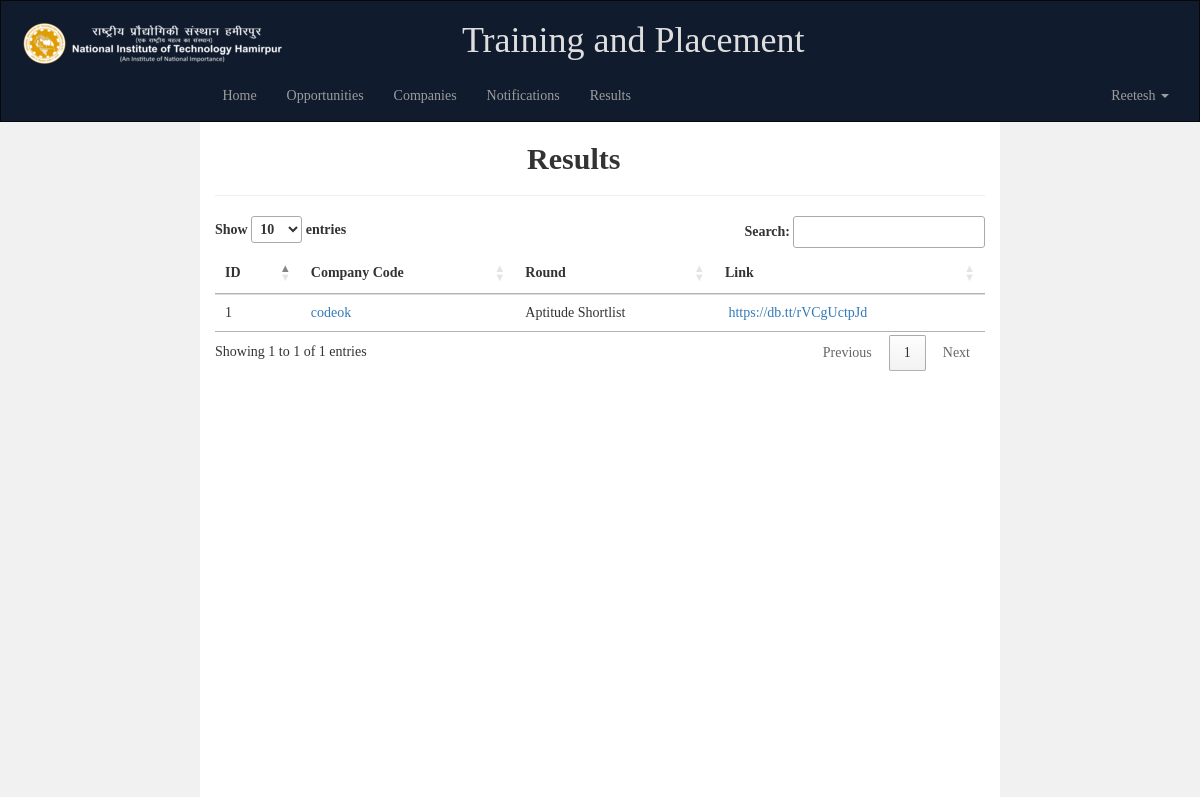
The app's page /results/ (signed in) with its own data.
### app/models.py (models this page shows, shortened)
class Student(models.Model):
	s_id		=		models.AutoField(primary_key=True)
	college_id	=		models.CharField(max_length=100,unique=True)
	roll		= 		models.CharField(max_length=100,unique=True)
	name        =		models.CharField(max_length=100)
	email       =		models.EmailField(max_length=100,unique=True)
	password    =		models.CharField(max_length=100)
	phone       =		models.CharField(max_length=100)
	gender      =		models.CharField(max_length=100)
	y_id        =		models.ForeignKey(Year, on_delete=models.DO_NOTHING)            												 #foreign key to year table
	branch		=		models.CharField(max_length=100)
	prn			=		models.CharField(max_length=500,unique=True,null=True,blank=True)
	birth_date	=		models.DateField(null=True,blank=True)
	per_address =		models.CharField(max_length=1000,null=True,blank=True)
	cur_address =		models.CharField(max_length=1000,null=True,blank=True)
	city		=		models.CharField(max_length=100,null=True,blank=True)
	aadhar_number=		models.CharField(max_length=500,null=True,blank=True)
	pan_number	 =		models.CharField(max_length=500,null=True,blank=True)
	passport_number=	models.CharField(max_length=500,null=True,blank=True)
	tenth_board =		models.CharField(max_length=500,null=True,blank=True)
	tenth_marks	=		models.FloatField(null=True,blank=True)
	tenth_schoolname=	models.CharField(max_length=1000,null=True,blank=True)
	tenth_city	=		models.CharField(max_length=500,null=True,blank=True)
	tenth_yeargap =  	models.BooleanField(default=False)
	tenth_yeargap_reason=models.CharField(max_length=1000,null=True,blank=True)
	is_diploma	  =		models.BooleanField(default=False)
	twelveth_board= 	models.CharField(max_length=500,null=True,blank=True)
	twelveth_year = 	models.CharField(max_length=100,null=True,blank=True)
	twelveth_marks=		models.FloatField(null=True,blank=True)
	twelveth_schoolname=models.CharField(max_length=1000,null=True,blank=True)
	twelveth_city	=	models.CharField(max_length=500,null=True,blank=True)
	twelveth_yeargap=	models.BooleanField(default=False)
	twelveth_yeargap_reason=models.CharField(max_length=1000,null=True,blank=True)
	diploma_board = 	models.CharField(max_length=500,null=True,blank=True)
	diploma_marks =		models.FloatField(null=True,blank=True)
	diploma_outof =		models.FloatField(null=True,blank=True)
	diploma_year  = 	models.CharField(max_length=100,null=True,blank=True)
	cgpi		  =		models.FloatField(null=True,blank=True)
	average		  =		models.FloatField(null=True,blank=True)
	active_back	 =		models.IntegerField(default=0)
	passive_back = 		models.BooleanField(default=False)
	course = models.CharField(max_length=10, null=True, blank=True, default="BE")
	me_fy_marks = models.FloatField(null=True,blank=True)
	me_sy_marks = models.FloatField(null=True,blank=True)
	be_collegename = models.CharField(max_length=1000,null=True,blank=True)
	be_university = models.CharField(max_length=1000,null=True,blank=True)
	be_passing_year = models.CharField(max_length=100,null=True,blank=True)
	be_yeargap = models.BooleanField(default=False)
	be_yeargap_reason = models.CharField(max_length=1000,null=True,blank=True)
	placed		=		models.BooleanField(default=False)
	url			=		models.CharField(max_length=500,null=True,blank=True)
	c_id		=		models.ForeignKey(Company,on_delete=models.SET_NULL,null=True,blank=True)			#foreign key o company table
	lock		=		models.BooleanField(default=False)
	update_marks =   	models.IntegerField(default=0)  ### option to be opened after results

class Result(models.Model):
	r_id		=	models.AutoField(primary_key=True)
	c_id		=	models.ForeignKey(Company,on_delete=models.SET_NULL,null=True)			#foreign key o company table
	shortlist 	=	models.CharField(max_length=100)
	filename	=	models.CharField(max_length=100)
	url 		=	models.CharField(max_length=100)
	other_details= models.CharField(max_length=1000)
	def __str__(self):
		return self.filename

class Company(models.Model):
	c_id		=	models.AutoField(primary_key=True)
	name		=	models.CharField(max_length=40)
	be_criteria	=	models.FloatField(blank=True,null=True)
	me_criteria	=	models.FloatField(blank=True,null=True)
	back		=	models.CharField(max_length=100,blank=True,null=True) ## 1. No Criteria 2. Active not Allowed 3. Passive not allowed
	position    =   models.CharField(max_length=30,null=True,blank=True)
	salary      =   models.FloatField(blank=True, null=True)
	ppt_date	=	models.DateTimeField(null=True,blank=True)
	hired_count = 	models.IntegerField(null=True,blank=True)
	other_details=	models.CharField(max_length=1000,null=True,blank=True)
	placed_url =	models.CharField(max_length=500, null=True, blank=True)
	reg_start	=	models.DateTimeField(null=True,blank=True)
	reg_end		=	models.DateTimeField(null=True,blank=True)
	reg_link	=	models.CharField(max_length=1000,null=True,blank=True)
	status 		=	models.CharField(max_length=50,null=True,blank=True)
	lock 		=	models.BooleanField(default=False)
	y_id		=	models.ForeignKey(Year,null=True,blank=True, on_delete=models.DO_NOTHING)							#foreign key to year table
	applied_students=	models.ManyToManyField('Student',blank=True)									#student can apply to many companies and a company can have many students
	hidden		=	models.BooleanField(default=False)
	code_name	=	models.CharField(max_length=20,null=True,blank=True)

### app/views.py (the view)
# urls.py: url(r'^results/$',views.get_results_page),
def get_results_page(request):
    if not request.session.get("name"):
        return render(request,'app/redirect2.html',{})
    else:
        get_mail = request.session["email"]
        update_marks = -1
        if Admin.objects.filter(email=get_mail).exists():
            login = 1
            print("Admin login")
            lock=0
        elif Student.objects.filter(email=get_mail).exists():
            login = 2
            print("Student login")
            student= Student.objects.get(email=get_mail)
            lock = student.lock
            update_marks = student.update_marks
        name = request.session["name"]
        results = Result.objects.all().order_by('-r_id')
        print(results)
        return render(request, 'app/results.html', {"results": results, "name": name, "login": login,"lock":lock,"update_marks":update_marks})

### app/templates/app/results.html (shortened to what this page needs)
<!DOCTYPE html>
<html lang="en" xmlns="http://www.w3.org/1999/html">
<head>
  <link rel="stylesheet" href="/static/css/bootstrap.min.css">
      <link rel="stylesheet" href="https://cdn.datatables.net/1.10.15/css/jquery.dataTables.min.css">
  </head>
<body>
<nav class="navbar navbar-inverse">
  <div class="container-fluid">
<h1 class="text-center">
<a class="pull-left" href="/">
<img class="img-responsive" style="vertical-align: bottom;" src="/static/pict_logo.png" alt="pict logo"/>
</a><span style="margin-left: -20%; color: rgb(222, 222, 222);">Training and Placement</span></h1>
    <div class="collapse navbar-collapse" id="myNavbar">
      <ul class="nav navbar-nav" style="margin-left:15.5%;">
        <li><a href="/">Home</a></li>
            {% if login == 2 %}
               <li><a href="/opportunities/">Opportunities</a></li>
        {% endif %}
    <li><a href="/companies/">Companies</a></li>
    <li><a href="/notifications/">Notifications</a></li>
     <li><a href="/results/">Results</a></li>
      </ul>
      <ul class="nav navbar-nav navbar-right">
    <li class="dropdown">
          <a class="dropdown-toggle" data-toggle="dropdown" href="#">{{name}} <span class="caret"></span></a>
        </li>
     </ul>
    </div>
  </div>
</nav>
<div class="container-fluid ">
  <div class="row content">
    <div class="col-sm-2 sidenav ">
    </div>
    <div id="ajaxreplace" name="ajaxreplace" class="col-sm-8 ">
 <h2 class="text-center">
      <b>Results</b>&nbsp;&nbsp;&nbsp;&nbsp;&nbsp;&nbsp;&nbsp;
</h2>
<div>
<hr>
  <div class="table-responsive">
  <table class="table" id="myTable">
    <thead>
      <tr>
        <th>ID</th>
          {% if login == 1 %}
        <th>Company</th>
          {% else %}
        <th>Company Code</th>
           {% endif %}
        <th>Round</th>
        <th>Link</th>
      </tr>
    </thead>
    <tbody>
{% for result in results %}
      <tr>
        <td>{{forloop.counter}}</td>
          {% if login == 1 %}
          <td><a href="/company/{{result.c_id.c_id}}"> {{result.c_id}}</a></td>
            {% else %}
          <td><a href="/company/{{result.c_id.c_id}}"> {{result.c_id.code_name}}</a></td>
         {% endif %}
        <td>  {{result.shortlist}} </td>
          <td>&nbsp;<a href="{{result.url}}">{{result.url}}</a></td>
      </tr>
      {% endfor %}
    </tbody>
  </table>
  </div>
  </div>
    </div>
    <div class="col-sm-2 sidenav">
    </div>
  </div>
</div>
</body>
</html>

### app/templates/app/results.html (style rules this page uses)
.navbar { margin-bottom: 0; border-radius: 0; background-color:#101B2D; font-family: Georgia, Times, "Times New Roman", serif; }
.row.content { height: 450px }
.sidenav { padding-top: 20px; background-color: #f1f1f1; height: 150%; }
body { font-family: Georgia, Times, "Times New Roman", serif; }

### records on screen
Student: name "Reetesh"
Result: c_id.code_name "codeok", shortlist "Aptitude Shortlist", url "https://db.tt/rVCgUctpJd"
